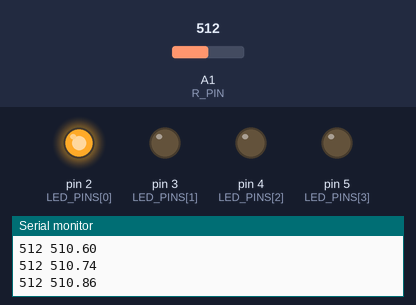
The sketch below on a simulated Arduino Uno, built with avr-gcc and run on an emulated ATmega328P. On the bench: output pins drawn as LEDs (lit = HIGH), the last lines printed to the serial monitor. The test bench sets the inputs (shaded band); at power-on: A1 (R_PIN) = 512.

Above: at 1.2 s.
1.3 s: A1 (R_PIN) set to 541
3.2 s: A1 (R_PIN) set to 566
At 3.9 s:
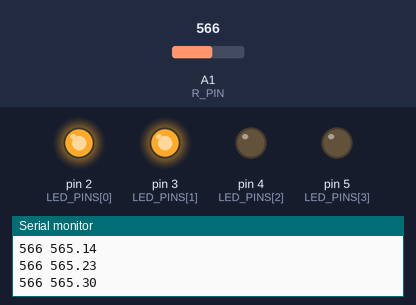
4.7 s: A1 (R_PIN) set to 661
6.8 s: A1 (R_PIN) set to 686
At 7.9 s:
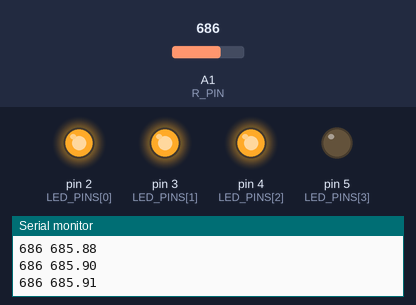
8.4 s: A1 (R_PIN) set to 788
10.5 s: A1 (R_PIN) set to 809
At 11.7 s:
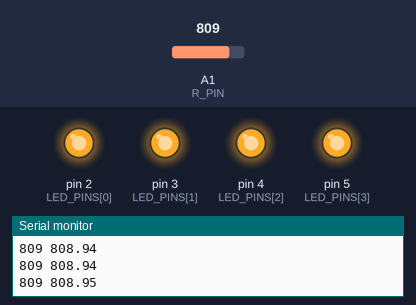
Timing chart, 0 to 13.1 s (numbered marks = the images above; inputs shaded):
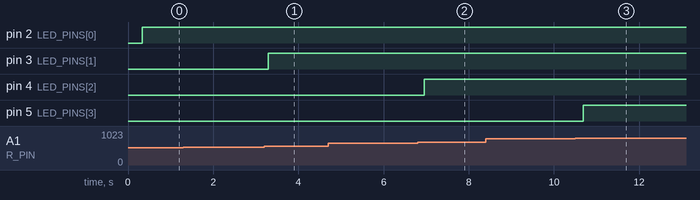

Measured:
- the behaviour switches between 550 and 551 on A1 (R_PIN) (found by bisection; images 0 and 1)
- the behaviour switches between 675 and 676 on A1 (R_PIN) (found by bisection; images 1 and 2)
- the behaviour switches between 800 and 801 on A1 (R_PIN) (found by bisection; images 2 and 3)
- after the input at 3.2 s, pin 3 (LED_PINS[1]): LOW → HIGH after 0.09 s
- after the input at 6.8 s, pin 4 (LED_PINS[2]): LOW → HIGH after 0.16 s
- after the input at 10.5 s, pin 5 (LED_PINS[3]): LOW → HIGH after 0.19 s

The sketch:

ver_4.ino
```cpp
const int R_PIN = A1;
const int LED_PINS[] = {2, 3, 4, 5};
const int N = 4;
float smooth = 0;

void setup() {
Serial.begin(9600);
for (int i = 0; i < N; i++) pinMode(LED_PINS[i], OUTPUT);
}

void loop() {
int newVal = analogRead(R_PIN);
smooth += (newVal - smooth) * 0.1; // фильтр от шума фоторезистора

int level = map((int)smooth, 300, 800, 0, N);
level = constrain(level, 0, N);

for (int i = 0; i < N; i++)
digitalWrite(LED_PINS[i], i < level ? HIGH : LOW);

Serial.print(newVal);
Serial.print(" ");
Serial.println(smooth);

delay(20);
}
```
